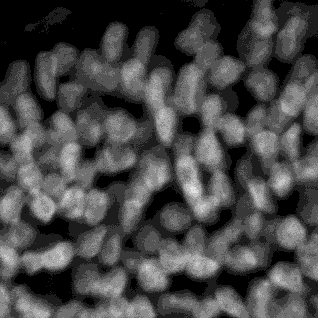
#> input picture image/partial_slice_test/slice_test_1.tif, 318 x 318 px
$ python -i utils.py   (imports and definitions only)
#> lines starting #> are read from the running program, lines starting #| are printed output that depends on the picture; after the words box and inside, x2 and y2 are one past the last pixel; in counts of white or black regions, pixels touching at a corner belong together
#> further down, picture is the input picture: shape (318, 318); min 0, max 9, mean 2.5
import os
os.environ["LOKY_MAX_CPU_COUNT"] = "4"
import random
import numpy as np
import matplotlib.pyplot as plt
from matplotlib.path import Path
import pandas as pd
# [1 line not run here, left out]
plt.rcParams["font.family"] = "monospace"
from scipy import ndimage

from skimage import measure, morphology
from skimage.measure import find_contours
from skimage.morphology import disk
from scipy import ndimage, interpolate
from scipy.spatial import Delaunay
from scipy.signal import medfilt
from sklearn.cluster import KMeans

from scipy.interpolate import splprep, splev
from scipy.spatial import cKDTree

def get_binary_image(DAPI_image,
                     intensity_threshold=0,
                     area_threshold=10**2,
                     binary_dilation_iter=40,
                     binary_closing_iter=2):
#> called with intensity_threshold = 0, area_threshold = 100, binary_dilation_iter = 40, binary_closing_iter = 2
    bin_image = DAPI_image > intensity_threshold
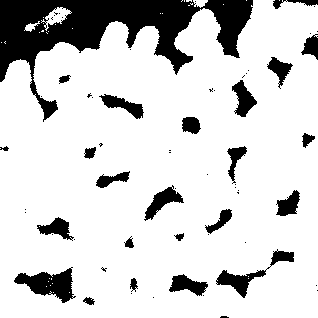
#> bin_image: shape (318, 318) bool; 82.6% white; 64 black regions (40 under 20 px), largest, box (x1, y1, x2, y2) and area: (0, 0, 253, 122) 10471, (14, 267, 76, 303) 1110, (216, 249, 294, 298) 799
    for i in range(binary_dilation_iter):
        bin_image = ndimage.binary_dilation(bin_image)
#> this loop made 40 passes
#> pass 1, in get_binary_image, `bin_image = ndimage.binary_dilation(bin_image)`:
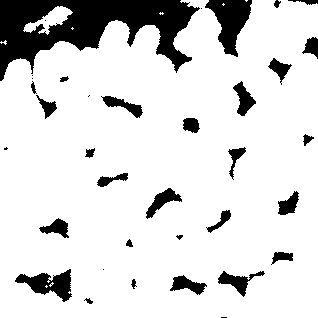
#> bin_image: shape (318, 318) bool; 85.4% white; 36 black regions (8 under 20 px), largest, box (x1, y1, x2, y2) and area: (0, 0, 200, 81) 7926, (205, 0, 252, 57) 1401, (15, 269, 72, 302) 902
#> pass 2, in get_binary_image, `bin_image = ndimage.binary_dilation(bin_image)`:
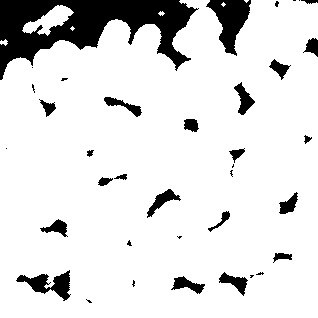
#> bin_image: shape (318, 318) bool; 87.6% white; 37 black regions (15 under 20 px), largest, box (x1, y1, x2, y2) and area: (0, 0, 199, 80) 7350, (206, 0, 251, 56) 1261, (16, 270, 71, 301) 715
#> pass 3, in get_binary_image, `bin_image = ndimage.binary_dilation(bin_image)`:
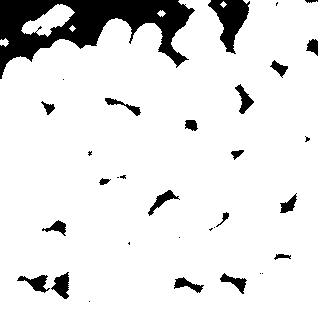
#> bin_image: shape (318, 318) bool; 89.5% white; 33 black regions (13 under 20 px), largest, box (x1, y1, x2, y2) and area: (0, 0, 195, 79) 6797, (208, 0, 250, 54) 1121, (51, 272, 69, 299) 289
#> after the loop:
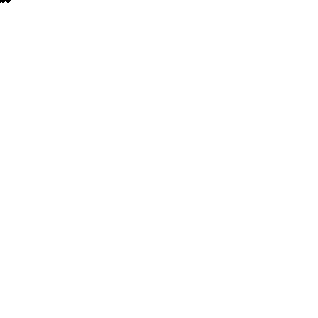
#> bin_image: shape (318, 318) bool; 100% white; 1 black region, box (x1, y1, x2, y2) and area: (0, 0, 11, 3) 25
    bin_image = ndimage.binary_erosion(bin_image, structure=disk(10), iterations=binary_closing_iter)
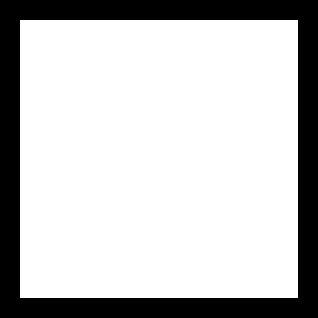
#> bin_image: shape (318, 318) bool; 76.4% white; 1 black region, box (x1, y1, x2, y2) and area: (0, 0, 318, 318) 23840
    bin_image = morphology.remove_small_objects(bin_image, min_size=area_threshold, connectivity=5)
    return bin_image

def contour_area(contour):
    x, y = contour[:, 1], contour[:, 0]
    return 0.5 * np.abs(np.dot(x, np.roll(y, 1)) - np.dot(y, np.roll(x, 1)))

# [51 lines left out: functions smoothing_contour, calculate_area_centroid, get_contour_and_centroid, nearest_distance_from_contour, generate_colors, not called in this run]

def generate_random_colors(n):
    """"""
    return [(random.random(), random.random(), random.random()) for _ in range(n)]

# [59 lines left out: functions fit_linear_line_and_evaluate, fit_proportional_line_and_evaluate, calculate_r_squared, not called in this run]

>>> import cv2
>>> picture = cv2.imread('../image/partial_slice_test/slice_test_1.tif', cv2.IMREAD_GRAYSCALE)
>>> result = get_binary_image(picture)

$ run again, on image/partial_slice_test/slice_test_2.tif
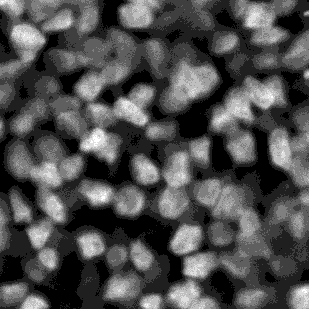
#> input picture image/partial_slice_test/slice_test_2.tif, 309 x 309 px
#> picture is the input picture: shape (309, 309); min 0, max 8, mean 2.45
#> in get_binary_image, `bin_image = DAPI_image > intensity_threshold`:
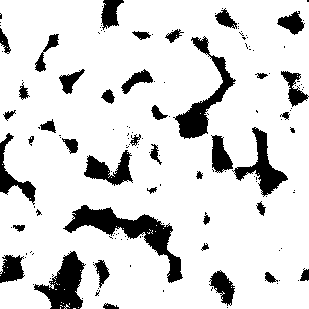
#> bin_image: shape (309, 309) bool; 85.2% white; 150 black regions (110 under 20 px), largest, box (x1, y1, x2, y2) and area: (63, 205, 183, 283) 2422, (173, 36, 236, 139) 1582, (34, 251, 86, 309) 1479
#> in get_binary_image, `bin_image = ndimage.binary_erosion(bin_image, structure=disk(10), iter..`:
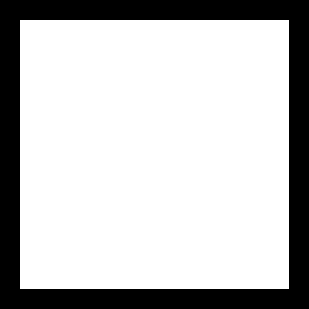
#> bin_image: shape (309, 309) bool; 75.8% white; 1 black region, box (x1, y1, x2, y2) and area: (0, 0, 309, 309) 23120
